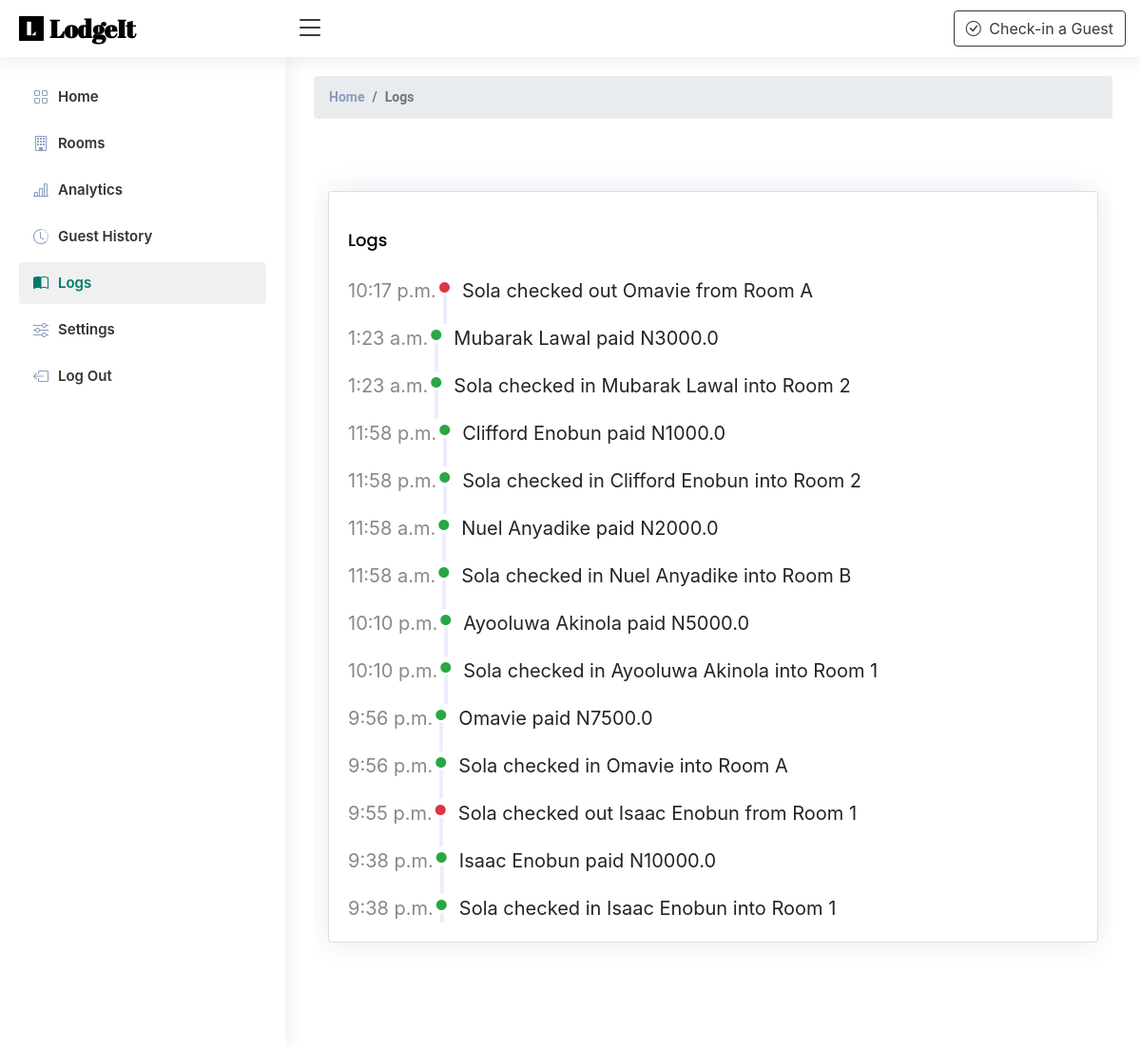
The app's page /logs/ (signed in) with its own data.
### LodgeApp/models.py (models this page shows, shortened)
class Log(models.Model):
    staff = models.ForeignKey(Staff, on_delete=models.CASCADE)
    action = models.CharField(max_length=300, blank=True)
    check_status = models.BooleanField(default=False)
    timestamp = models.DateTimeField()
    company = models.ForeignKey(Company, on_delete=models.CASCADE, null=True)

### LodgeApp/views.py (the view)
# urls.py: path('logs/', views.logs, name='logs'),
def logs(request):
    if not request.user.is_authenticated:
        return redirect('sign-in')
    if request.user.is_authenticated and request.user.company is None:
        return redirect('onboarding')
    available_rooms = Room.objects.filter(room_status=False,
                                          company=request.user.company)
    logs = Log.objects.filter(company=request.user.company).order_by('-id')
    context={
        'available_rooms':available_rooms,
        'logs':logs,
    }
    return render(request, 'logs.html', context)

### LodgeApp/templatetags/custom_filters.py (called while the page is built)
@register.filter(name='add_one_hour')
def add_one_hour(value):
    return value + timedelta(hours=1)

### LodgeApp/templates/logs.html (shortened to what this page needs)
{% extends 'base.html' %}
{% load static %}
{% load custom_filters %}
{% block content %}
<body>
    {% include 'partials/_header.html' %}
    {% include 'sidebar.html' %}
    <main id="main" class="main">
      <div class="pagetitle">
        <nav>
          <ol class="breadcrumb">
            <li class="breadcrumb-item"><a href="{% url 'dashboard' %}">Home</a></li>
            <li class="breadcrumb-item active">Logs</li>
          </ol>
        </nav>
      </div>
      <section class="section dashboard">
          <div class="col-lg-12">
            <div class="card">
              <div class="card-body">
                <h5 class="card-title">Logs</h5>
                {% for log in logs %}
                <div class="activity fs-5">
                  <div class="activity-item d-flex">
                    <div class="activite-label">{{log.timestamp | add_one_hour | date:'P'}}</div>
                    {% if log.check_status %}
                        <i
                        class="bi bi-circle-fill activity-badge text-success align-self-start"
                      ></i>
                      <div class="activity-content">
                        {{log.action}}
                      </div>
                      {% else %}
                        <i
                        class="bi bi-circle-fill activity-badge text-danger align-self-start"
                      ></i>
                      <div class="activity-content">
                        {{log.action}}
                      </div>
                    {% endif %}
                  </div>
                {% endfor %}
                </div>
              </div>
            </div>
          </div>
        </div>
      </section>
    </main>
  </body>
  {% endblock content %}

### LodgeApp/static/css/style.css (style rules this page uses)
:root { scroll-behavior: smooth; }
body { font-family: "Open Sans", sans-serif; background: #f0f0f0; color: #444444; }
a { color: #00796b; text-decoration: none; }
h1, h2, h3, h4, h5, h6 { font-family: "Roboto", sans-serif; }
#main { margin-top: 60px; padding: 20px 30px; transition: all 0.3s; }
.pagetitle { margin-bottom: 10px; }
.card { margin-bottom: 30px; border: none; border-radius: 5px; box-shadow: 0px 0 30px rgba(1, 41, 112, 0.1); }
.card-title { padding: 20px 0 15px 0; font-size: 18px; font-weight: 500; color: #000000; font-family: "Poppins", sans-serif; }
.card-body { padding: 0 20px 20px 20px; }
.breadcrumb { font-size: 14px; font-family: "Roboto", sans-serif; color: #899bbd; font-weight: 600; }
.breadcrumb a { color: #899bbd; transition: 0.3s; }
.breadcrumb .breadcrumb-item::before { color: #899bbd; }
.breadcrumb .active { color: #51678f; font-weight: 600; }
@media (min-width: 1200px) { #main, #footer { margin-left: 300px; } }
.dashboard .activity { font-size: 14px; }
.dashboard .activity .activity-item .activite-label { color: #888; position: relative; flex-shrink: 0; flex-grow: 0; min-width: 64px; }
.dashboard .activity .activity-item .activite-label::before { content: ""; position: absolute; right: -11px; width: 4px; top: 0; bottom: 0; background-color: #eceefe; }
.dashboard .activity .activity-item .activity-badge { margin-top: 3px; z-index: 1; font-size: 11px; line-height: 0; border-radius: 50%; flex-shrink: 0; border: 3px solid #fff; flex-grow: 0; }
.dashboard .activity .activity-item .activity-content { padding-left: 10px; padding-bottom: 20px; }
.dashboard .activity .activity-item:first-child .activite-label::before { top: 5px; }
.dashboard .activity .activity-item:last-child .activity-content { padding-bottom: 0; }

### LodgeApp/static/css/landing.css (style rules this page uses)
section, .section { color: #1a1f24; background-color: #ffffff; padding: 60px 0; scroll-margin-top: 100px; overflow: clip; }

### records on screen
Log: timestamp|add_one_hour "10:17 p.m.", action "Sola checked out Omavie from Room A"
Log: timestamp|add_one_hour "1:23 a.m.", action "Mubarak Lawal paid N3000.0"
Log: timestamp|add_one_hour "1:23 a.m.", action "Sola checked in Mubarak Lawal into Room 2"
Log: timestamp|add_one_hour "11:58 p.m.", action "Clifford Enobun paid N1000.0"
Log: timestamp|add_one_hour "11:58 p.m.", action "Sola checked in Clifford Enobun into Room 2"
Log: timestamp|add_one_hour "11:58 a.m.", action "Nuel Anyadike paid N2000.0"
Log: timestamp|add_one_hour "11:58 a.m.", action "Sola checked in Nuel Anyadike into Room B"
Log: timestamp|add_one_hour "10:10 p.m.", action "Ayooluwa Akinola paid N5000.0"
Log: timestamp|add_one_hour "10:10 p.m.", action "Sola checked in Ayooluwa Akinola into Room 1"
Log: timestamp|add_one_hour "9:56 p.m.", action "Omavie paid N7500.0"
Log: timestamp|add_one_hour "9:56 p.m.", action "Sola checked in Omavie into Room A"
Log: timestamp|add_one_hour "9:55 p.m.", action "Sola checked out Isaac Enobun from Room 1"
Log: timestamp|add_one_hour "9:38 p.m.", action "Isaac Enobun paid N10000.0"
Log: timestamp|add_one_hour "9:38 p.m.", action "Sola checked in Isaac Enobun into Room 1"
